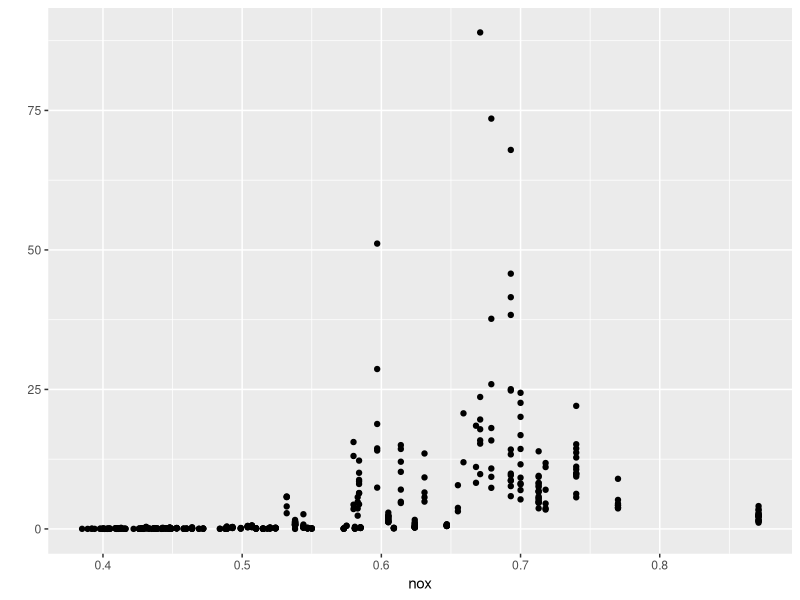
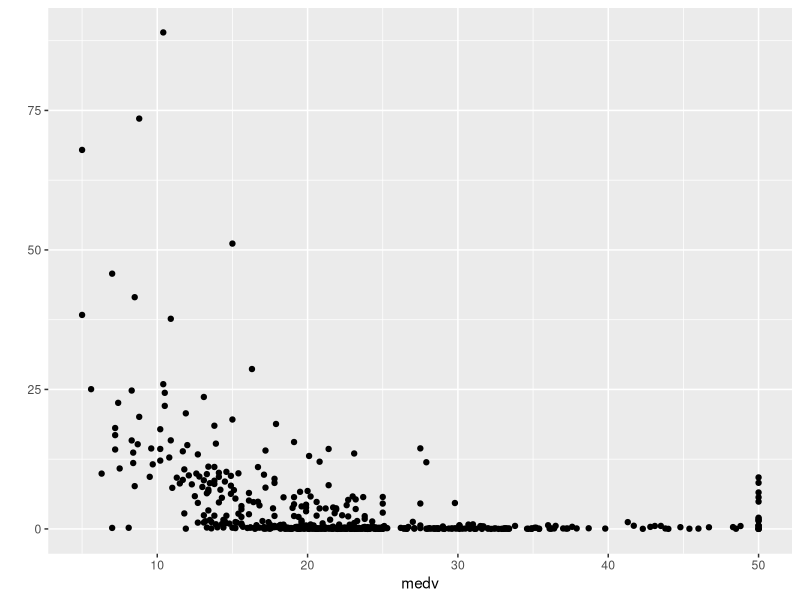
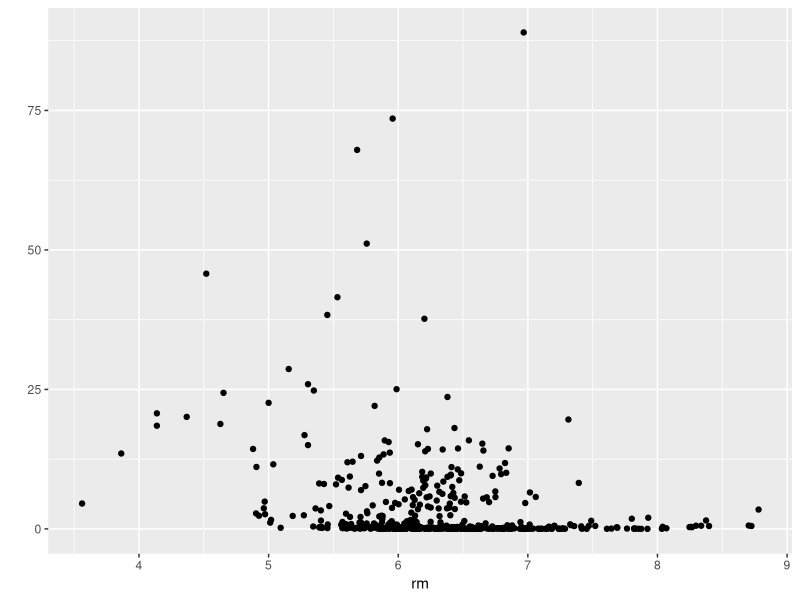
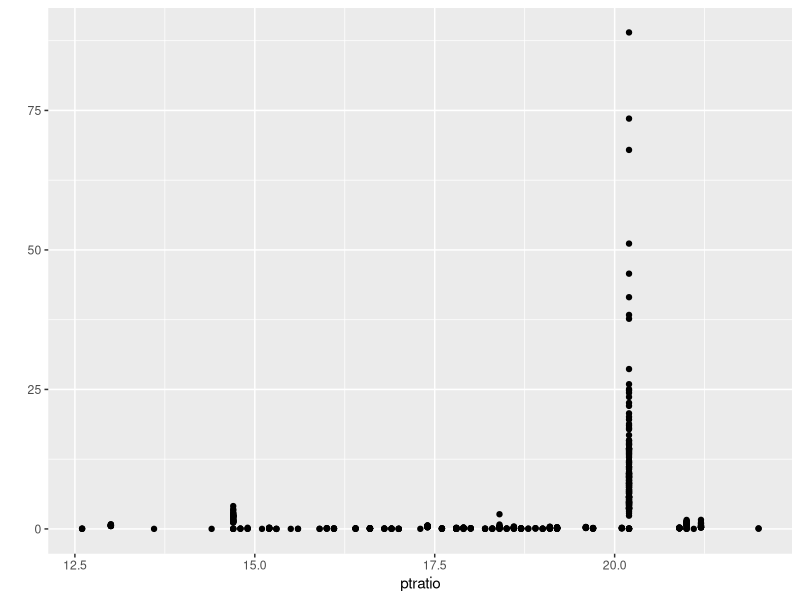
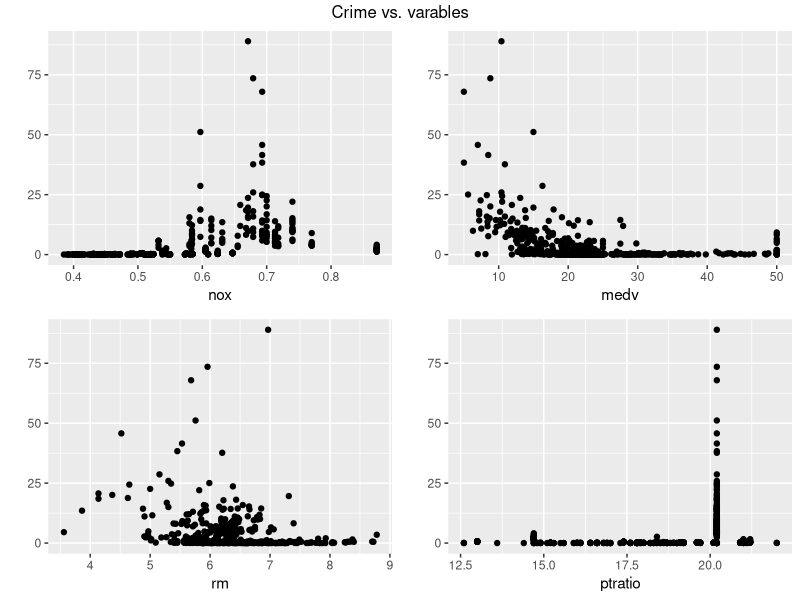
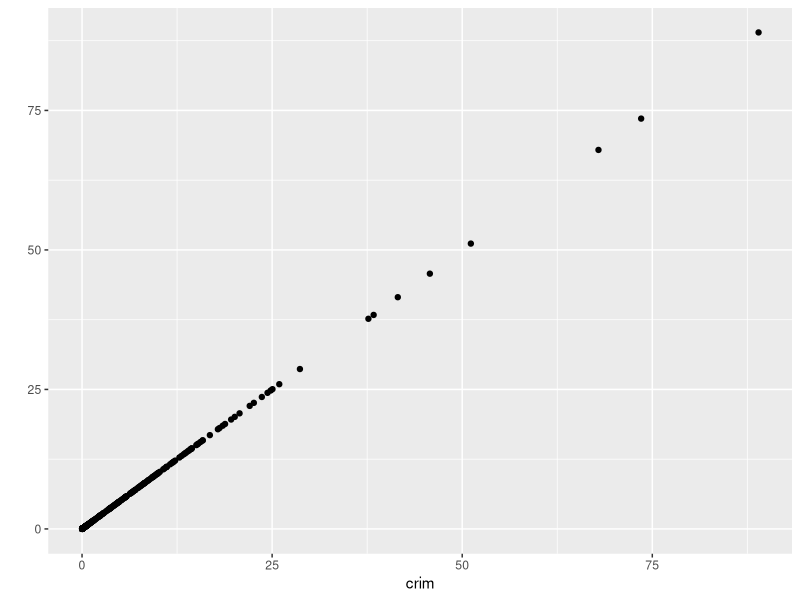
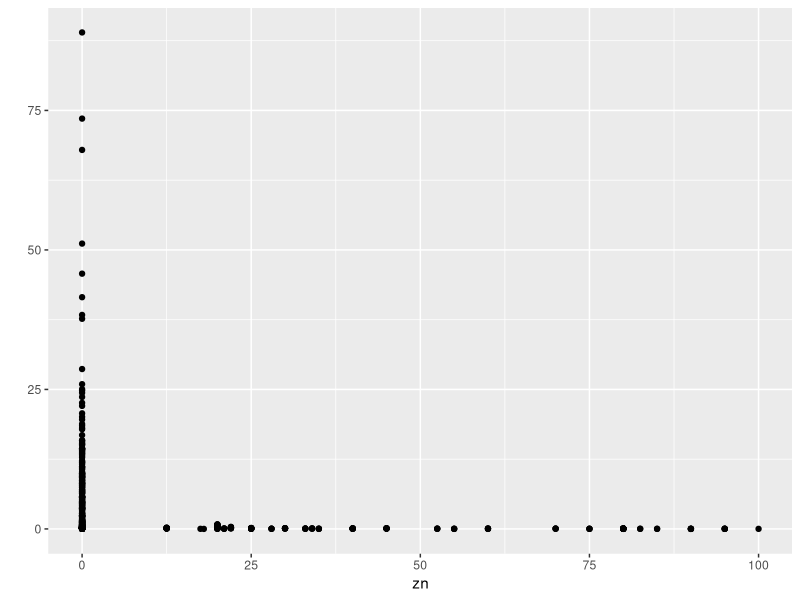
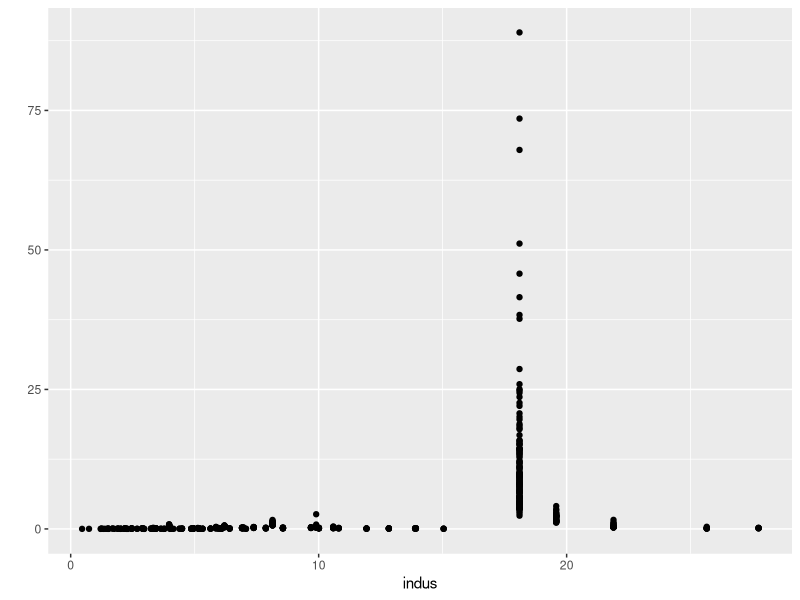

Write R code to recreate these figures, in order.
# 2.10

# Packages 
library(MASS)
library(tidyverse)
library(gridExtra)

# Data
Boston <- Boston

# (a)
nrow(Boston)
ncol(Boston)

# (b)
vars <- c("nox", "medv", "rm", "ptratio")
varsplots <- c()
for(p in 1:length(vars)) {
print(
  ggplot(Boston, aes(x = !! sym(vars[p]), y = crim)) +
  geom_point() +
  ylab("")
  ) -> varsplots[[p]]
}

grid.arrange(grobs = varsplots, top = "Crime vs. varables")

# (c) 
vars <- names(Boston)
varsplots <- c()
for(p in 1:length(vars)) {
  print(
    ggplot(Boston, aes(x = !! sym(vars[p]), y = crim)) +
      geom_point() +
      ylab("")
  ) -> varsplots[[p]]
}

grid.arrange(grobs = varsplots, top = "Crime vs. varables")

# (d)
map(Boston, max)
map(Boston, which.max)
max <- sapply(Boston, max)
row <- sapply(Boston, which.max)
df <- round(data.frame(row, max), digits = 2)

# (e)
table(Boston$chas)
round(prop.table(table(Boston$chas)) * 100, digits = 2)

# (f)
median(Boston$ptratio)

# (g)
min(Boston$medv)
which.min(Boston$medv)
Boston[Boston$medv == 5, ]

Boston %>% 
  filter(row_number() == which.min(medv))

# (h)
Boston %>% 
  select(rm) %>% 
  filter(. > 7) %>% 
  nrow()

